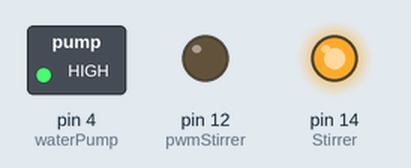
Recording of a sketch running on a simulated Arduino Uno, built with avr-gcc and run on an emulated ATmega328P. On the bench: switched loads named in the sketch (green lamp = pin HIGH), output pins drawn as LEDs (lit = HIGH).

Above: at 0.1 s.
Timing chart, 0 to 1.6 s (numbered marks = the images above):
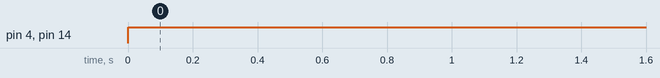

The sketch:

engine_tests.ino
```cpp
#define free0 0
#define free1 1
#define airPump 2
#define pwmAirPump 3
#define waterPump 4
#define pwmAntifoam 5
#define antifoam 6
#define pwmProbePump  7
#define probePump 8
#define probePumpSuck 9
#define pwmAcidPump2 10
#define pwmRulePump1 11
#define pwmStirrer 12 // speed of Stirrer (mieszadlo)
#define free13 13 // freee pwm
#define Stirrer 14
#define acidPump2 15 // peristalticPump 2
#define rulePump1 16 // peristalticPump 1

#define phSensor A1 //ph Sensor 15 pin analog
#define o2Sensor A2 // o2 sensor 16 pin analog


void setup() {
  // put your setup code here, to run once:
  pinMode(waterPump, OUTPUT);
  pinMode(Stirrer, OUTPUT);
  pinMode(pwmStirrer,OUTPUT);

}

void loop() {
digitalWrite(Stirrer, HIGH);
analogWrite(pwmStirrer,0);
  // put your main code here, to run repeatedly:
digitalWrite(waterPump, HIGH);
digitalWrite(probePump, HIGH);
digitalWrite(pwmProbePump,0);
}
```

Measured:
- by itself, pin 4 (waterPump), pin 14 (Stirrer): LOW → HIGH at 0.00 s
